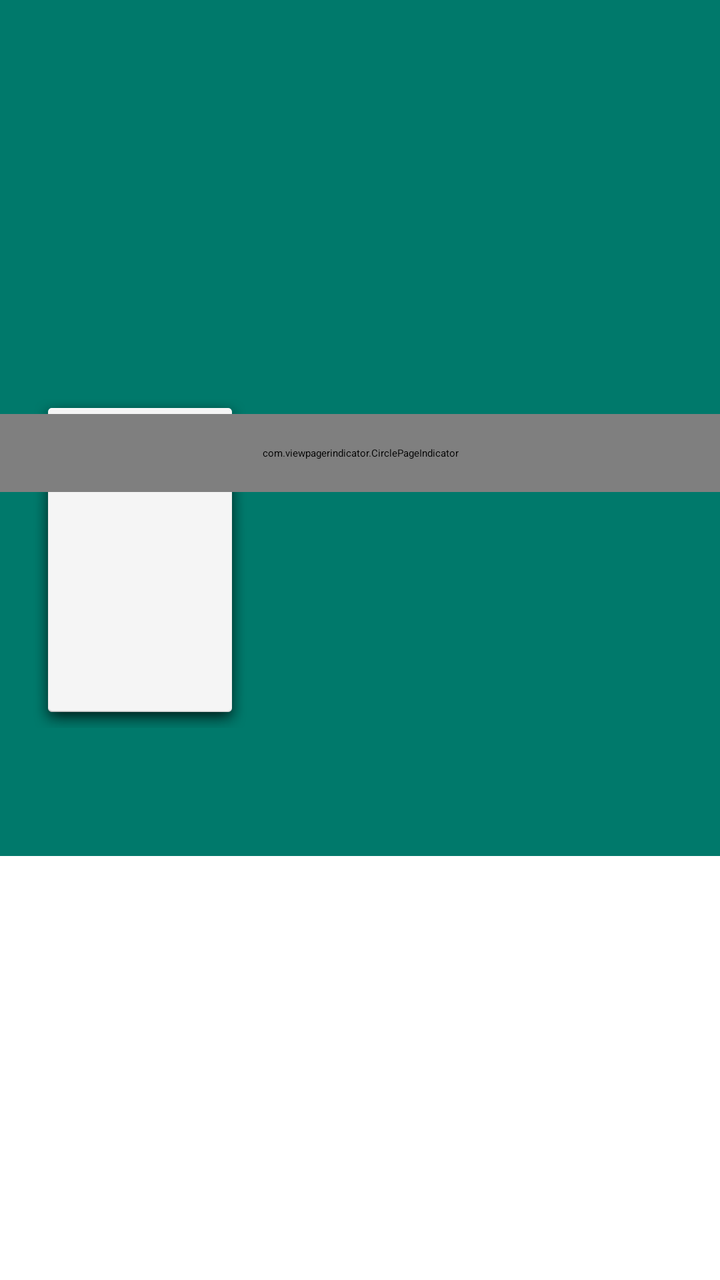
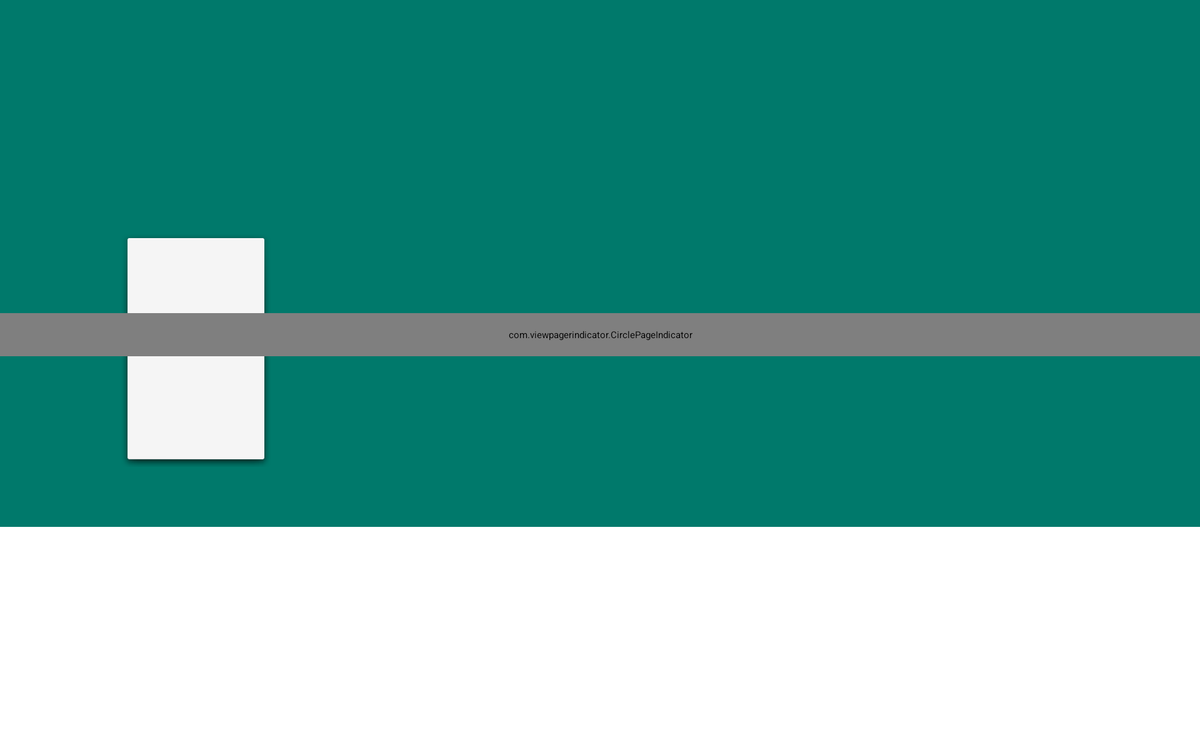

The same Android screen from two of the app's own layout files: first res/layout/ as a phone draws it, then the repository's variant for another configuration, drawn on a device whose configuration selects that folder. Both files follow.
<!-- AndroidManifest.xml: application theme AppTheme -->
<!-- res/layout/activity_actor.xml -->
<?xml version="1.0" encoding="utf-8"?>
<LinearLayout xmlns:android="http://schemas.android.com/apk/res/android"
    xmlns:app="http://schemas.android.com/apk/res-auto"
    xmlns:tools="http://schemas.android.com/tools"
    android:layout_width="match_parent"
    android:layout_height="match_parent"
    android:orientation="vertical"
    tools:context=".activities.PersonActivity">

    <androidx.coordinatorlayout.widget.CoordinatorLayout
        android:layout_width="match_parent"
        android:layout_height="0dp"
        android:layout_weight="1"
        android:fitsSystemWindows="true">

        <com.google.android.material.appbar.AppBarLayout
            android:id="@+id/app_bar"
            android:layout_width="match_parent"
            android:layout_height="wrap_content"
            android:fitsSystemWindows="true"
            android:theme="@style/AppTheme.AppBarOverlay">

            <com.google.android.material.appbar.CollapsingToolbarLayout
                android:id="@+id/collapsing_toolbar"
                android:layout_width="match_parent"
                android:layout_height="wrap_content"
                android:fitsSystemWindows="true"
                app:contentScrim="?attr/colorPrimary"
                app:layout_scrollFlags="scroll|exitUntilCollapsed"
                app:titleEnabled="false">

                <RelativeLayout
                    android:layout_width="match_parent"
                    android:layout_height="380dp"
                    android:fitsSystemWindows="true">

                    <androidx.viewpager.widget.ViewPager
                        android:id="@+id/image_slider_view_pager"
                        android:layout_width="match_parent"
                        android:layout_height="246dp" />


                    

                    <ImageView
                        android:id="@+id/profile"
                        android:layout_width="108dp"
                        android:layout_height="168dp"
                        android:layout_alignParentBottom="true"
                        android:layout_margin="16dp"
                        android:background="@android:drawable/dialog_holo_light_frame"
                        android:scaleType="centerCrop" />

                    <com.viewpagerindicator.CirclePageIndicator
                        android:id="@+id/circle_page_indicator"
                        android:layout_width="match_parent"
                        android:layout_height="wrap_content"
                        android:layout_alignBottom="@id/image_slider_view_pager"
                        android:layout_centerHorizontal="true"
                        android:padding="16dp"
                        app:radius="4dp" />

                    <LinearLayout
                        android:layout_width="match_parent"
                        android:layout_height="match_parent"
                        android:layout_below="@id/image_slider_view_pager"
                        android:layout_marginBottom="16dp"
                        android:layout_marginRight="16dp"
                        android:layout_marginTop="16dp"
                        android:layout_toRightOf="@id/profile"
                        android:orientation="vertical">

                        <TextView
                            android:id="@+id/name"
                            android:layout_width="match_parent"
                            android:layout_height="wrap_content"
                            android:textAppearance="?android:textAppearanceMedium"
                            android:textColor="?android:textColorPrimary" />

                        <TextView
                             android:id="@+id/age"
                             android:layout_width="match_parent"
                             android:layout_height="wrap_content"
                             android:textColor="?android:textColorSecondary"/>

                        <LinearLayout
                            android:layout_marginTop="16dp"
                            android:layout_width="match_parent"
                            android:layout_height="wrap_content"
                            android:orientation="horizontal"
                            android:divider="@drawable/divider"
                            android:showDividers="middle">

                            <ImageView
                                android:id="@+id/facebook"
                                android:layout_width="wrap_content"
                                android:layout_height="wrap_content"
                                android:src="@drawable/fb_logo"
                                android:visibility="gone"/>

                            <ImageView
                                android:id="@+id/instagram"
                                android:layout_width="wrap_content"
                                android:layout_height="wrap_content"
                                android:src="@drawable/ig_logo"
                                android:visibility="gone"/>

                            <ImageView
                                android:id="@+id/twitter"
                                android:layout_width="wrap_content"
                                android:layout_height="wrap_content"
                                android:src="@drawable/tw_logo"
                                android:visibility="gone"/>
                        </LinearLayout>

                        

                    </LinearLayout>

                </RelativeLayout>


                <androidx.appcompat.widget.Toolbar
                    android:id="@+id/toolbar"
                    android:layout_width="match_parent"
                    android:layout_height="?attr/actionBarSize"
                    app:layout_collapseMode="pin"
                    app:popupTheme="@style/AppTheme.PopupOverlay" />

            </com.google.android.material.appbar.CollapsingToolbarLayout>

            <com.google.android.material.tabs.TabLayout
                android:id="@+id/tab_layout"
                android:layout_width="wrap_content"
                android:layout_height="wrap_content"
                android:layout_gravity="center_horizontal"
                app:layout_scrollFlags="scroll|exitUntilCollapsed"
                app:tabMode="scrollable" />

        </com.google.android.material.appbar.AppBarLayout>

        <androidx.viewpager.widget.ViewPager
            android:id="@+id/viewpager"
            android:layout_width="match_parent"
            android:layout_height="match_parent"
            app:layout_behavior="@string/appbar_scrolling_view_behavior" />


    </androidx.coordinatorlayout.widget.CoordinatorLayout>

</LinearLayout>
<!-- resources referenced by this layout -->
<resources>
  <!-- drawable fb_logo: png bitmap (drawable-hdpi, 1322 bytes) -->
  <!-- drawable ig_logo: png bitmap (drawable-hdpi, 1898 bytes) -->
  <!-- drawable tw_logo: png bitmap (drawable-hdpi, 1542 bytes) -->
  <style name="AppTheme.AppBarOverlay" parent="ThemeOverlay.AppCompat.Dark.ActionBar" />
  <style name="AppTheme.PopupOverlay" parent="ThemeOverlay.AppCompat.Light" />
  <style name="AppTheme" parent="MaterialDrawerTheme.ActionBar">
          
          <item name="colorPrimary">@color/colorPrimary</item>
          <item name="colorPrimaryDark">@color/colorPrimaryDark</item>
          <item name="colorAccent">@color/colorAccent</item>
      </style>
  <color name="colorPrimary">#00796B</color>
  <color name="colorPrimaryDark">#004D40</color>
  <color name="colorAccent">#03DAC6</color>
</resources>
<!-- res/layout-sw720dp-land/activity_actor.xml (the repository's variant of the layout above) -->
<!-- drawn on a large tablet held sideways -->
<?xml version="1.0" encoding="utf-8"?>
<LinearLayout xmlns:android="http://schemas.android.com/apk/res/android"
    xmlns:app="http://schemas.android.com/apk/res-auto"
    xmlns:tools="http://schemas.android.com/tools"
    android:layout_width="match_parent"
    android:layout_height="match_parent"
    android:orientation="vertical"
    tools:context=".activities.PersonActivity">

    <androidx.coordinatorlayout.widget.CoordinatorLayout
        android:layout_width="match_parent"
        android:layout_height="0dp"
        android:layout_weight="1"
        android:fitsSystemWindows="true">

        <com.google.android.material.appbar.AppBarLayout
            android:id="@+id/app_bar"
            android:layout_width="match_parent"
            android:layout_height="wrap_content"
            android:fitsSystemWindows="true"
            android:theme="@style/AppTheme.AppBarOverlay">

            <com.google.android.material.appbar.CollapsingToolbarLayout
                android:id="@+id/collapsing_toolbar"
                android:layout_width="match_parent"
                android:layout_height="wrap_content"
                android:fitsSystemWindows="true"
                app:contentScrim="?attr/colorPrimary"
                app:layout_scrollFlags="scroll|exitUntilCollapsed"
                app:titleEnabled="false">

                <RelativeLayout
                    android:layout_width="match_parent"
                    android:layout_height="514dp"
                    android:fitsSystemWindows="true">

                    <androidx.viewpager.widget.ViewPager
                        android:id="@+id/image_slider_view_pager"
                        android:layout_width="match_parent"
                        android:layout_height="380dp" />

                    <ImageView
                        android:id="@+id/profile"
                        android:layout_width="162dp"
                        android:layout_height="252dp"
                        android:layout_alignParentBottom="true"
                        android:layout_marginBottom="16dp"
                        android:layout_marginRight="64dp"
                        android:layout_marginLeft="128dp"
                        android:background="@android:drawable/dialog_holo_light_frame"
                        android:scaleType="centerCrop" />

                    <com.viewpagerindicator.CirclePageIndicator
                        android:id="@+id/circle_page_indicator"
                        android:layout_width="match_parent"
                        android:layout_height="wrap_content"
                        android:layout_alignBottom="@id/image_slider_view_pager"
                        android:layout_centerHorizontal="true"
                        android:padding="16dp"
                        app:radius="4dp" />

                    <LinearLayout
                        android:layout_width="match_parent"
                        android:layout_height="match_parent"
                        android:layout_below="@id/image_slider_view_pager"
                        android:layout_marginBottom="16dp"
                        android:layout_marginRight="128dp"
                        android:layout_marginTop="16dp"
                        android:layout_toRightOf="@id/profile"
                        android:orientation="vertical">

                        <LinearLayout
                            android:layout_width="match_parent"
                            android:layout_height="wrap_content"
                            android:orientation="horizontal"
                            android:divider="@drawable/divider"
                            android:showDividers="middle">

                            <TextView
                                android:id="@+id/name"
                                android:layout_width="0dp"
                                android:layout_weight="1"
                                android:layout_height="wrap_content"
                                android:textAppearance="?android:textAppearanceMedium"
                                android:textColor="?android:textColorPrimary" />

                            <ImageView
                                android:id="@+id/facebook"
                                android:layout_width="wrap_content"
                                android:layout_height="wrap_content"
                                android:src="@drawable/fb_logo"
                                android:visibility="gone"/>

                            <ImageView
                                android:id="@+id/instagram"
                                android:layout_width="wrap_content"
                                android:layout_height="wrap_content"
                                android:src="@drawable/ig_logo"
                                android:visibility="gone"/>

                            <ImageView
                                android:id="@+id/twitter"
                                android:layout_width="wrap_content"
                                android:layout_height="wrap_content"
                                android:src="@drawable/tw_logo"
                                android:visibility="gone"/>
                        </LinearLayout>

                        <TextView
                             android:id="@+id/age"
                             android:layout_width="match_parent"
                             android:layout_height="wrap_content"
                             android:textColor="?android:textColorSecondary"/>

                        

                    </LinearLayout>

                </RelativeLayout>


                <androidx.appcompat.widget.Toolbar
                    android:id="@+id/toolbar"
                    android:layout_width="match_parent"
                    android:layout_height="?attr/actionBarSize"
                    app:layout_collapseMode="pin"
                    app:popupTheme="@style/AppTheme.PopupOverlay" />

            </com.google.android.material.appbar.CollapsingToolbarLayout>

            <com.google.android.material.tabs.TabLayout
                android:id="@+id/tab_layout"
                android:layout_width="wrap_content"
                android:layout_height="wrap_content"
                android:layout_gravity="center_horizontal"
                app:layout_scrollFlags="scroll|exitUntilCollapsed"
                app:tabMode="scrollable" />

        </com.google.android.material.appbar.AppBarLayout>

        <androidx.viewpager.widget.ViewPager
            android:id="@+id/viewpager"
            android:layout_width="match_parent"
            android:layout_height="match_parent"
            app:layout_behavior="@string/appbar_scrolling_view_behavior" />


    </androidx.coordinatorlayout.widget.CoordinatorLayout>

</LinearLayout>
